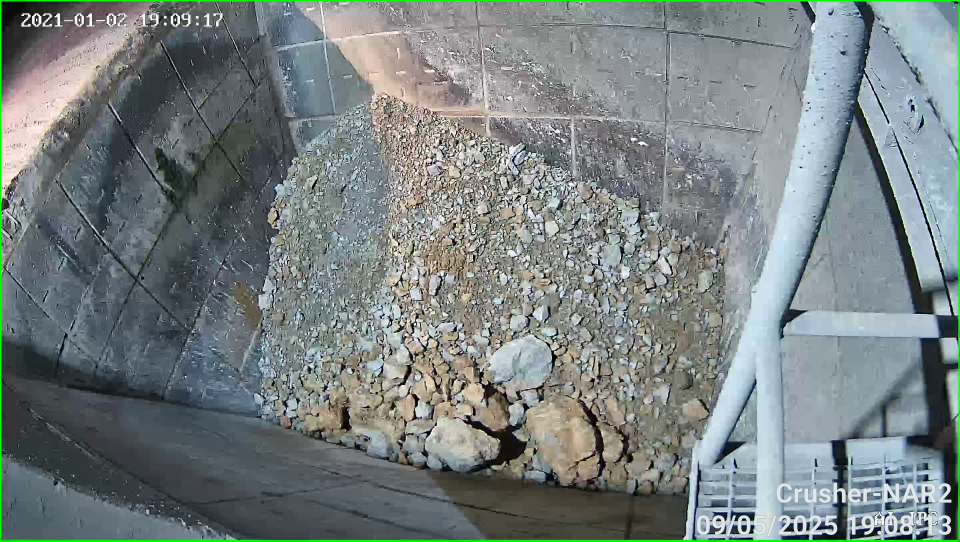
#> input picture data/CCTV/sample_1.png, 2880 x 1624 px, found by its file name (shown at 1/3 size)
$ python diagnostik_baru.py
#> lines starting #> are read from the running program, lines starting #| are printed output that depends on the picture; after the words box and inside, x2 and y2 are one past the last pixel; in counts of white or black regions, pixels touching at a corner belong together
#> further down, image is the input picture: shape (1624, 2880, 3); mean B, G, R 130, 129.2, 120.8
# Nama file: deteksi_boulder_final.py
import cv2
import numpy as np

# --- PENGATURAN AWAL ---
PIXELS_PER_METRIC = 2.835
MIN_DIM_CM = 50.0
MAX_DIM_CM = 150.0

roi_vertices = np.array([[1335, 327], [1200, 465], [1183, 608], [1217, 760], [1126, 896], [1122, 1025], [1126, 1283],
[1160, 1398], [1402, 1477], [1604, 1483], [1828, 1493], [2024, 1490], [2070, 1375], [2096, 1302], [2129, 1209], [2163, 1126], [2155, 1046],
[2203, 954], [2178, 726], [2089, 733], [1898, 590], [1771, 504], [1716, 438], [1666, 438], [1330, 322]], np.int32)

def deteksi_batuan(frame):
    output_frame = frame.copy()

    # 1. Terapkan ROI
    mask_roi = np.zeros(frame.shape[:2], dtype=np.uint8)
    cv2.fillPoly(mask_roi, [roi_vertices], 255)
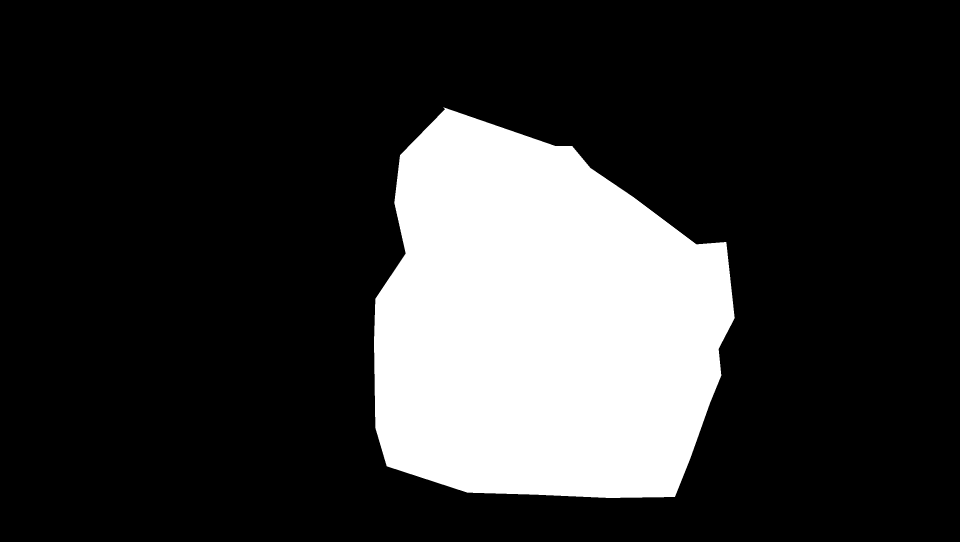
#> mask_roi: shape (1624, 2880) (shown at 1/3 size); 20.8% white; 1 white region, box (x1, y1, x2, y2) and area: (1122, 322, 2204, 1494) 971467
    roi_frame = cv2.bitwise_and(frame, frame, mask=mask_roi)
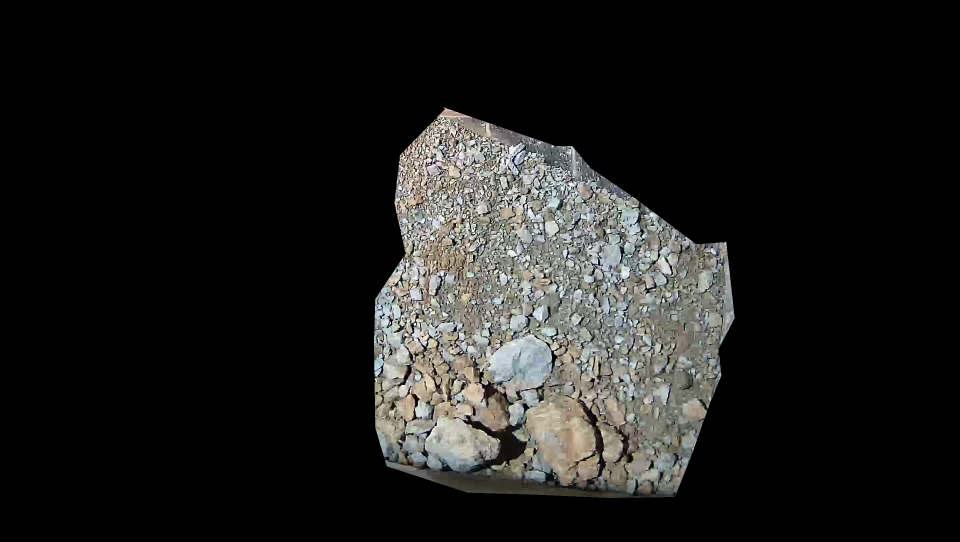
#> roi_frame: shape (1624, 2880, 3) (shown at 1/3 size); mean B, G, R 27.3, 28.7, 28.8

    # 2. Segmentasi Warna
    hsv_frame = cv2.cvtColor(roi_frame, cv2.COLOR_BGR2HSV)
#> hsv_frame: shape (1624, 2880, 3); mean H, S, V 10.2, 6.8, 29.6
    lower_bound = np.array([0, 0, 100])
    upper_bound = np.array([180, 60, 220])
    color_mask = cv2.inRange(hsv_frame, lower_bound, upper_bound)
#> color_mask: shape (1624, 2880); 15% white; 441 white regions (388 under 20 px), largest, box (x1, y1, x2, y2) and area: (1122, 322, 2204, 1481) 692725, (1155, 1380, 1280, 1432) 2206, (1501, 528, 1528, 568) 540

    kernel = cv2.getStructuringElement(cv2.MORPH_ELLIPSE, (7, 7))
    cleaned_mask = cv2.morphologyEx(color_mask, cv2.MORPH_CLOSE, kernel)
#> cleaned_mask: shape (1624, 2880); 18.3% white; 21 white regions (16 under 20 px), largest, box (x1, y1, x2, y2) and area: (1122, 322, 2204, 1481) 857760, (1458, 1406, 1473, 1426) 199, (1505, 1189, 1515, 1200) 42, (1502, 1232, 1509, 1245) 39, (1723, 1376, 1728, 1382) 21

    # 3. Watershed
    dist_transform = cv2.distanceTransform(cleaned_mask, cv2.DIST_L2, 5)
    _, sure_fg = cv2.threshold(dist_transform, 0.5 * dist_transform.max(), 255, 0)
#> sure_fg: shape (1624, 2880) float32; 1.1% white; 20 white regions (2 under 20 px), largest, box (x1, y1, x2, y2) and area: (1356, 642, 1577, 977) 16012, (1805, 892, 1996, 1020) 12164, (2054, 877, 2146, 1020) 6035
    sure_fg = np.uint8(sure_fg)

    sure_bg = cv2.dilate(cleaned_mask, np.ones((3,3),np.uint8), iterations=3)
#> sure_bg: shape (1624, 2880); 19.8% white; 6 white regions, box (x1, y1, x2, y2) and area: (1119, 319, 2207, 1485) 926918, (1772, 1453, 1781, 1463) 87, (1847, 1466, 1856, 1474) 71, (1412, 1416, 1421, 1423) 63, (1643, 1443, 1651, 1450) 56, (1431, 1412, 1438, 1419) 49
    unknown = cv2.subtract(sure_bg, sure_fg)

    _, markers = cv2.connectedComponents(sure_fg)
#> markers: shape (1624, 2880) int32; 21 distinct labels, from 0 to 20
    markers = markers + 1
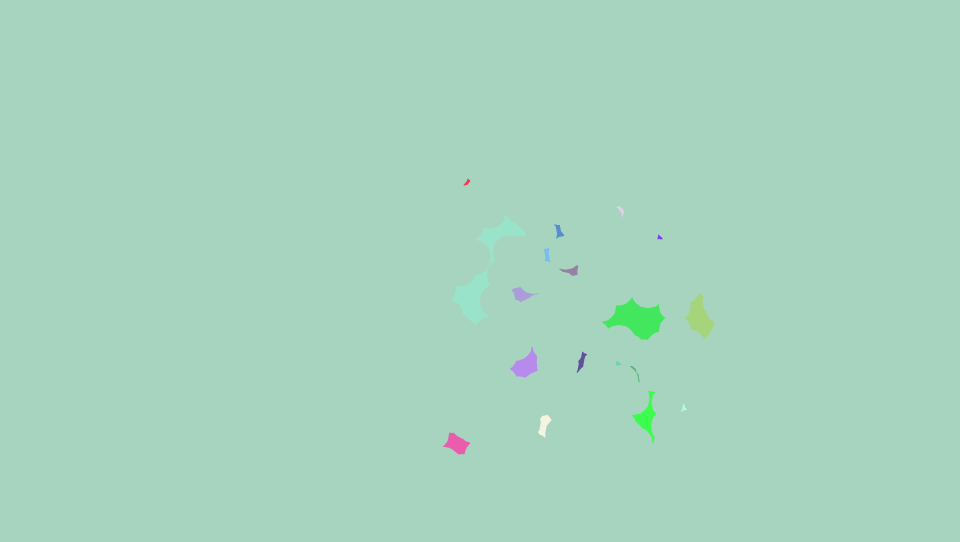
#> markers: shape (1624, 2880) int32 (shown at 1/3 size); 21 distinct labels, from 1 to 21; one colour per label, 0 black
    markers[unknown == 255] = 0
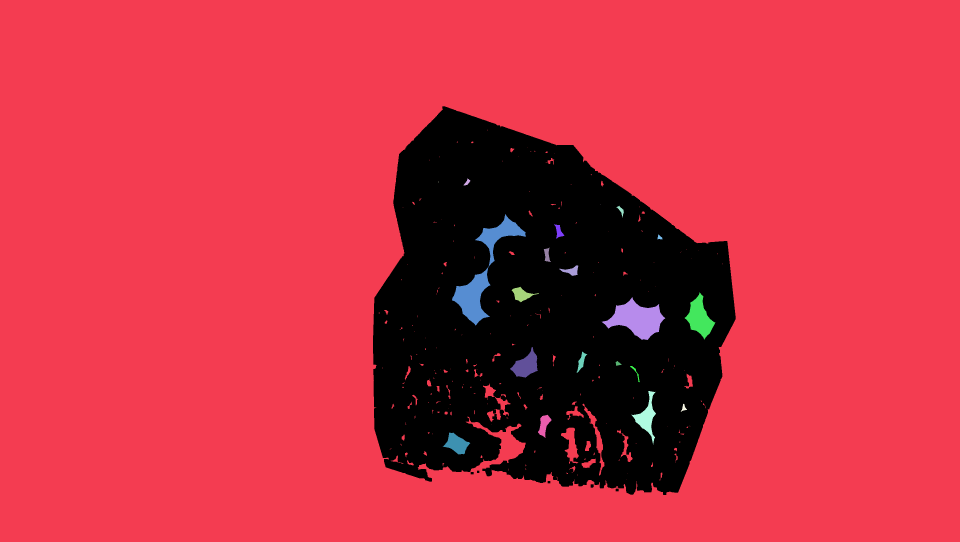
#> markers: shape (1624, 2880) int32 (shown at 1/3 size); 22 distinct labels, from 0 to 21; one colour per label, 0 black
    markers = cv2.watershed(output_frame, markers)
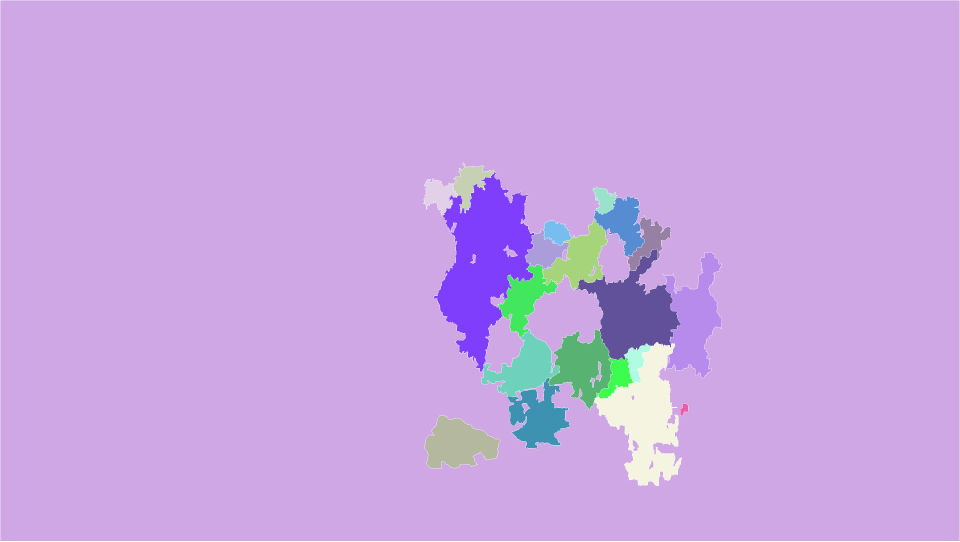
#> markers: shape (1624, 2880) int32 (shown at 1/3 size); 22 distinct labels, from -1 to 21; one colour per label, 0 black, -1 white

    # 4. UKUR & GAMBAR HASIL DENGAN FILTER BARU
    unique_markers = np.unique(markers)
#> unique_markers = 22 values from -1 to 21
    for marker_val in unique_markers:
        if marker_val <= 1: continue

        marker_mask = np.zeros(frame.shape[:2], dtype="uint8")
        marker_mask[markers == marker_val] = 255

        contours_ws, _ = cv2.findContours(marker_mask, cv2.RETR_EXTERNAL, cv2.CHAIN_APPROX_SIMPLE)
        if not contours_ws: continue

        cnt_ws = max(contours_ws, key=cv2.contourArea)

        # --- PENYEMPURNAAN FINAL DI SINI ---
        # Naikkan nilai ini untuk memfilter deteksi yang tidak diinginkan
        if cv2.contourArea(cnt_ws) < 3000:
            continue

        rect = cv2.minAreaRect(cnt_ws)
        box = cv2.boxPoints(rect)
        box = np.int0(box)

        (width_px, height_px) = rect[1]
        width_cm = width_px / PIXELS_PER_METRIC
        height_cm = height_px / PIXELS_PER_METRIC
        main_dimension = max(width_cm, height_cm)

        if MIN_DIM_CM <= main_dimension <= MAX_DIM_CM:
            cv2.drawContours(output_frame, [box], 0, (0, 255, 0), 3)
            label_text = f"{main_dimension:.1f} cm"
            cv2.putText(output_frame, label_text, (int(rect[0][0]), int(rect[0][1])),
                        cv2.FONT_HERSHEY_SIMPLEX, 0.8, (0, 0, 0), 5)
            cv2.putText(output_frame, label_text, (int(rect[0][0]), int(rect[0][1])),
                        cv2.FONT_HERSHEY_SIMPLEX, 0.8, (255, 255, 255), 2)
#> this loop made 22 passes
#> (rect, box, width_px, height_px, width_cm, height_cm, main_dimension, label_text) on passes 3, 6, 9, 11: (((1403.1, 559.2), (160.3, 97.9), -61.23), [[1407, 653], [1321, 605], [1398, 465], [1484, 512]], 160.3, 97.9, 56.55, 34.53, 56.55, '56.6 cm'), (((1877.4, 677.7), (143, 173.9), -30.31), [[1859, 788], [1771, 638], [1895, 566], [1982, 716]], 143, 173.9, 50.45, 61.35, 61.35, '61.4 cm'), (((1945.8, 740.8), (167.1, 104.3), -68.9), [[1964, 837], [1867, 799], [1927, 644], [2024, 681]], 167.1, 104.3, 58.94, 36.78, 58.94, '58.9 cm'), (((1735.5, 790), (244.4, 159.1), -36.17), [[1683, 926], [1589, 797], [1787, 653], [1881, 782]], 244.4, 159.1, 86.2, 56.12, 86.2, '86.2 cm')
#> (rect, box, width_px, height_px, width_cm, height_cm, main_dimension) on passes 4, 5, 7, 8, 10: (((1317.8, 592.3), (100.8, 104.5), -76.65), [[1357, 653], [1255, 629], [1278, 531], [1380, 555]], 100.8, 104.5, 35.55, 36.84, 36.84), (((1807.7, 603.4), (76.22, 73.95), -76.37), [[1834, 649], [1762, 631], [1780, 557], [1852, 575]], 76.22, 73.95, 26.88, 26.08, 26.88), (((1454.5, 814.6), (599.7, 289.9), -83.79), [[1566, 1128], [1278, 1097], [1342, 500], [1631, 532]], 599.7, 289.9, 211.5, 102.3, 211.5), (((1671.6, 698.4), (67.09, 89.62), -72.35), [[1704, 743], [1618, 716], [1639, 652], [1724, 680]], 67.09, 89.62, 23.67, 31.61, 31.61), (((1635.1, 755.2), (113.8, 113.3), -64.18), [[1661, 831], [1559, 781], [1608, 679], [1710, 728]], 113.8, 113.3, 40.14, 39.96, 40.14)
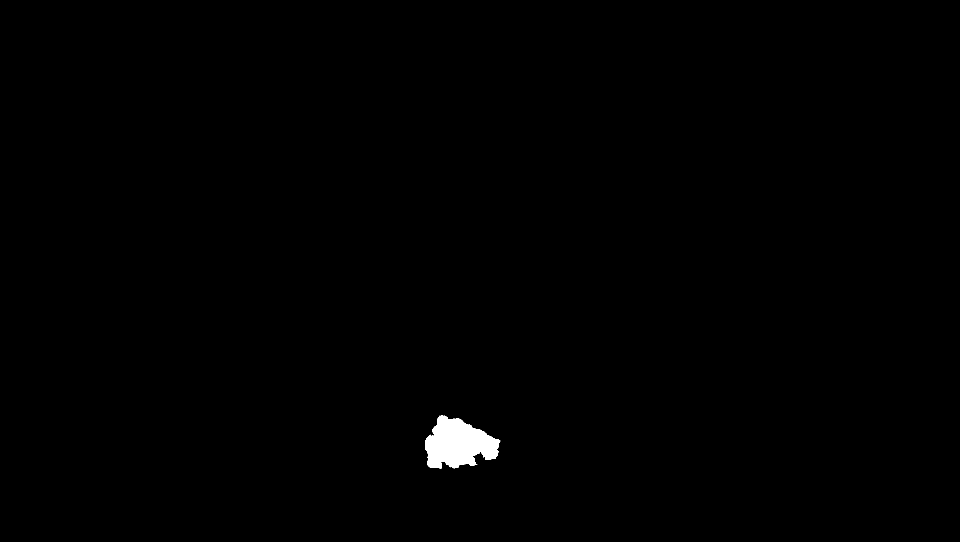
#> marker_mask: shape (1624, 2880) (shown at 1/3 size); 0.5% white; 1 white region, box (x1, y1, x2, y2) and area: (1275, 1246, 1501, 1406) 23392
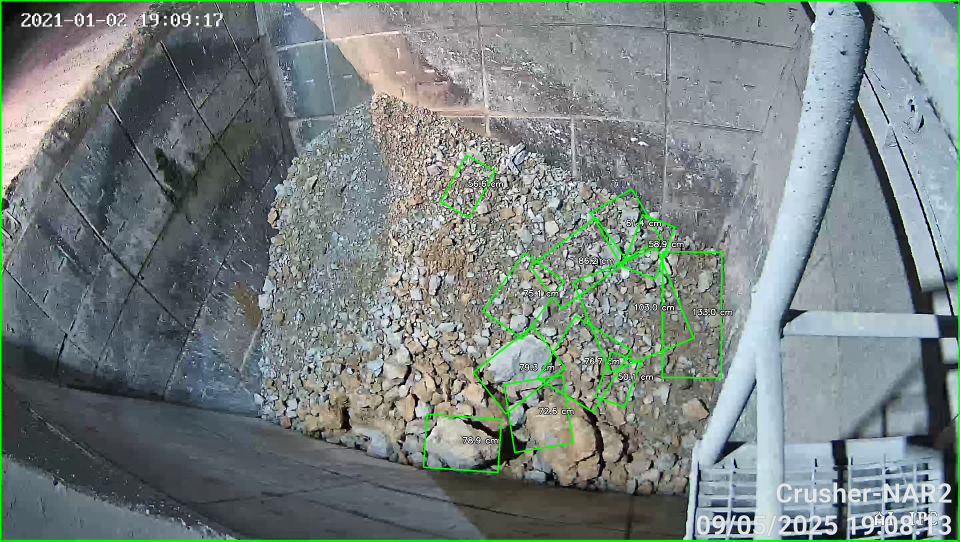
#> output_frame: shape (1624, 2880, 3) (shown at 1/3 size); mean B, G, R 128.7, 130.2, 119.4

    return output_frame

# --- BAGIAN UTAMA ---
if __name__ == '__main__':
    image_path = r"D:\coding TA v2\data\CCTV\sample_1.png"
    image = cv2.imread(image_path)

    if image is None:
        print(f"Error: Gagal memuat gambar dari {image_path}")
    else:
        result_image = deteksi_batuan(image)
        cv2.namedWindow("HASIL AKHIR", cv2.WINDOW_NORMAL)
        cv2.imshow("HASIL AKHIR", result_image)
        cv2.waitKey(0)
        cv2.destroyAllWindows()

$ run again, with data/CCTV/sample_2.png copied over data/CCTV/sample_1.png
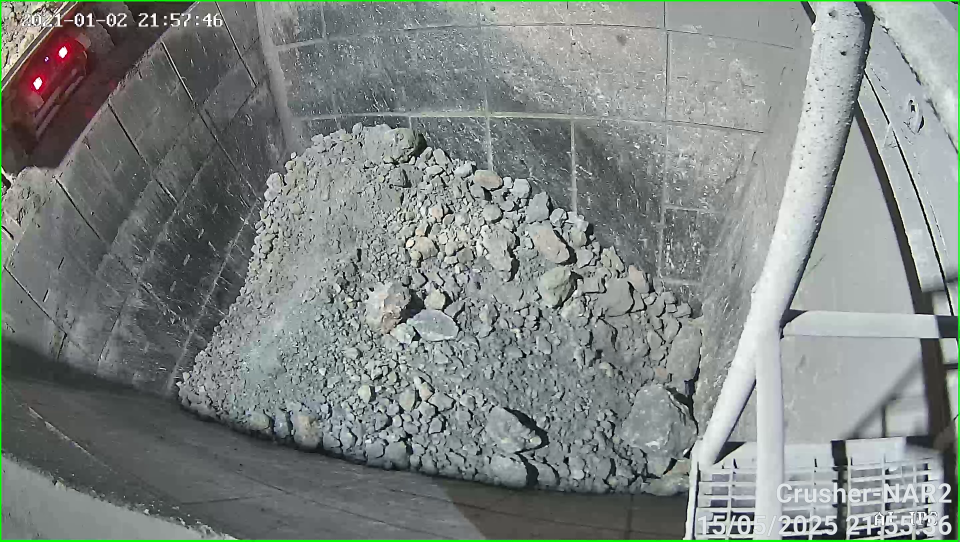
#> input picture data/CCTV/sample_2.png, 2880 x 1624 px, found by its file name (shown at 1/3 size)
#> image is the input picture: shape (1624, 2880, 3); mean B, G, R 131.7, 134.1, 127.9
#> mask_roi: shape (1624, 2880); 20.8% white; 1 white region, box (x1, y1, x2, y2) and area: (1122, 322, 2204, 1494) 971467
#> hsv_frame: shape (1624, 2880, 3); mean H, S, V 17.3, 4.8, 28.2
#> color_mask: shape (1624, 2880); 16.1% white; 222 white regions (158 under 20 px), largest, box (x1, y1, x2, y2) and area: (1122, 322, 2204, 1487) 745037, (1285, 1242, 1331, 1302) 1612, (1896, 589, 1918, 637) 294
#> cleaned_mask: shape (1624, 2880); 18.1% white; 22 white regions (15 under 20 px), largest, box (x1, y1, x2, y2) and area: (1122, 322, 2204, 1487) 847904, (1674, 448, 1697, 471) 135, (1627, 428, 1635, 442) 74
#> sure_bg: shape (1624, 2880); 19.9% white; 5 white regions, box (x1, y1, x2, y2) and area: (1119, 319, 2207, 1490) 930046, (1221, 1416, 1236, 1426) 131, (1830, 1467, 1842, 1475) 94, (1601, 414, 1609, 424) 78, (1811, 530, 1819, 538) 62
#> in deteksi_batuan, `markers = cv2.watershed(output_frame, markers)`:
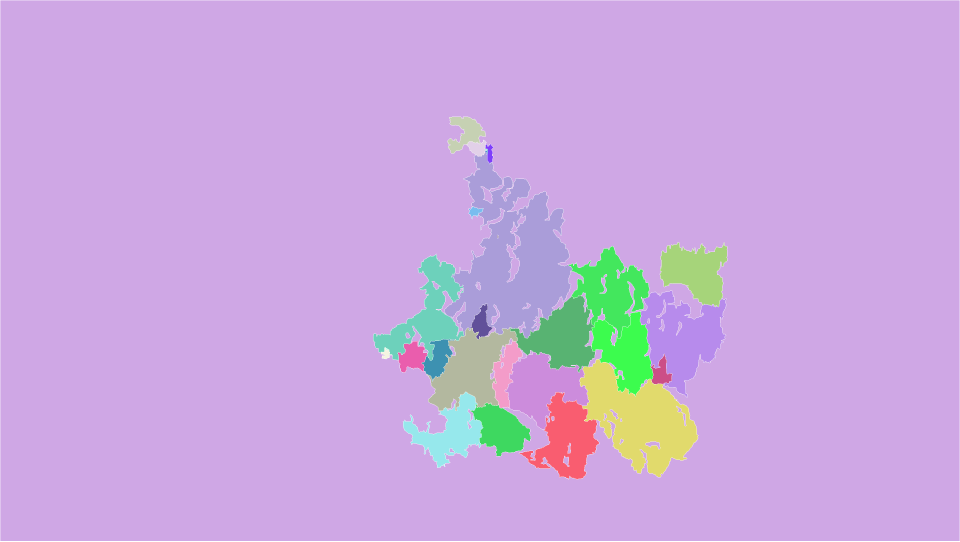
#> markers: shape (1624, 2880) int32 (shown at 1/3 size); 30 distinct labels, from -1 to 28; one colour per label, 0 black, -1 white
#> unique_markers = 30 values from -1 to 28
#> the loop in deteksi_batuan, `for marker_val in unique_markers:` made 30 passes
#> (rect, box, width_px, height_px, width_cm, height_cm, main_dimension, label_text) on passes 12 to 14: (((2079.7, 820.9), (192.9, 199.2), -87.8), [[2175, 921], [1976, 913], [1983, 720], [2182, 728]], 192.9, 199.2, 68.03, 70.25, 70.25, '70.3 cm'), (((1815.5, 862.7), (221.9, 257.4), -51.58), [[1847, 1029], [1645, 869], [1783, 695], [1985, 855]], 221.9, 257.4, 78.26, 90.78, 90.78, '90.8 cm'), (((2040.5, 1032), (309, 262.7), -81.71), [[2148, 1203], [1888, 1165], [1932, 860], [2192, 898]], 309, 262.7, 109, 92.67, 109, '109.0 cm')
#> after the loop in deteksi_batuan, `for marker_val in unique_markers:`:
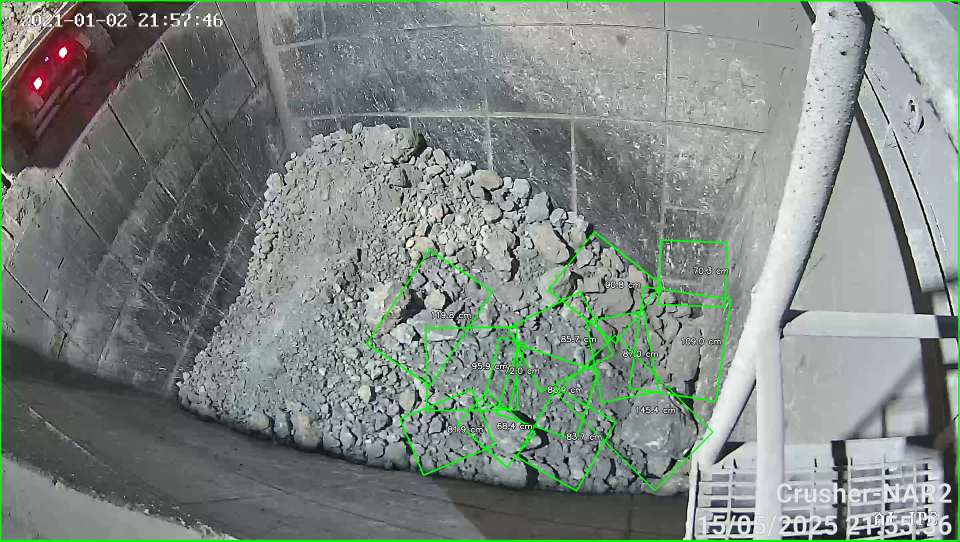
#> output_frame: shape (1624, 2880, 3) (shown at 1/3 size); mean B, G, R 130, 135.5, 126.3
